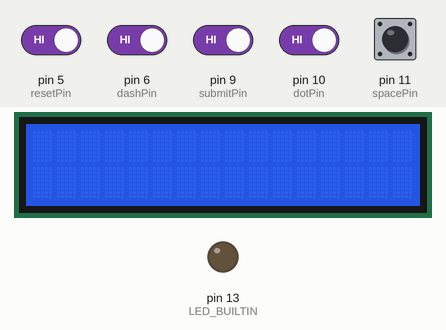
The sketch below on a simulated Arduino Uno, built with avr-gcc and run on an emulated ATmega328P. Parts: 16×2 character LCD, output pins drawn as LEDs (lit = HIGH). Inputs (shaded band) come from the test bench; at power-on: pin 5 (resetPin), pin 6 (dashPin), pin 9 (submitPin), pin 10 (dotPin), pin 11 (spacePin) HIGH. What the sketch prints to the serial monitor is not drawn.

Above: at 1.2 s.
1.3 s: pin 6 (dashPin) driven LOW and pin 9 (submitPin) driven LOW
At 2.3 s:
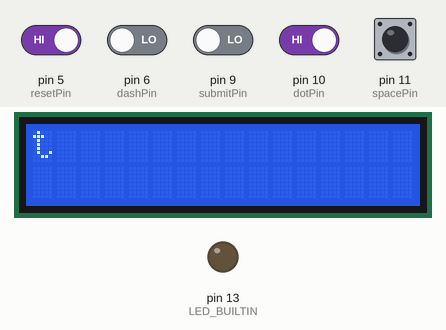
3.3 s: pin 5 (resetPin) driven LOW and pin 10 (dotPin) driven LOW
At 5.2 s:
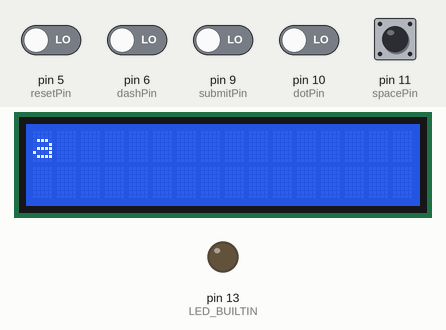
6.3 s: pin 6 (dashPin) driven HIGH
9.3 s: pin 6 (dashPin) driven LOW
12.3 s: pin 5 (resetPin) driven HIGH
Timing chart, 0 to 14.8 s (numbered marks = the images above; inputs shaded):
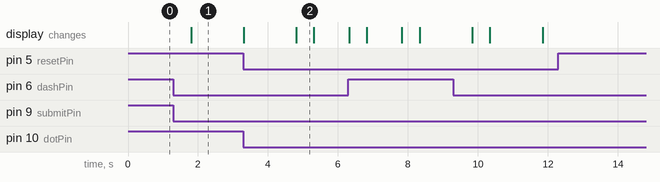

Measured:
- after the input at 1.3 s, the display: changes after 0.51 s (image 1)
- after the input at 3.3 s, the display: first changes at once (image 2 shows a later state)
- after the input at 12.3 s, every drawn part: stays the same
- what the display in image 2 shows lasts 0.5 s, from 4.8 s to 5.3 s

The sketch:

aruduino_with_lcd_working_morse_to_text.ino
```cpp
#include <Wire.h>
#include <LiquidCrystal_I2C.h>

String m = "";
boolean toread = true;

const int dotPin = 10;
const int dashPin = 6;
const int spacePin = 11;
const int submitPin = 9;
const int resetPin = 5;

LiquidCrystal_I2C lcd(0x27, 16, 2); // Adjust the I2C address as needed

void setup() {
  Serial.begin(9600);
  pinMode(LED_BUILTIN, OUTPUT);
  pinMode(dotPin, INPUT_PULLUP);
  pinMode(dashPin, INPUT_PULLUP);
  pinMode(spacePin, INPUT_PULLUP);
  pinMode(submitPin, INPUT_PULLUP);
  pinMode(resetPin, INPUT_PULLUP);

  lcd.init();
  lcd.backlight();
  lcd.clear();
}

void loop() {
  if (digitalRead(resetPin) == LOW) {
    m = "";
    toread = true;
    lcd.clear();
    delay(500); // Debounce delay
  }

  if (toread) {
    if (digitalRead(spacePin) == LOW) {
      m += " ";
      delay(500); // Debounce delay
    }

    if (digitalRead(dotPin) == LOW) {
      m += ".";
      delay(500); // Debounce delay
    }

    if (digitalRead(dashPin) == LOW) {
      m += "-";
      delay(500); // Debounce delay
    }

    if (digitalRead(submitPin) == LOW) {
      toread = false;
      String translatedText = posofdatatoeng(m);
      Serial.println(translatedText);
      scrollText(translatedText);
      delay(500); // Debounce delay
    }
  }
}

String posofdatatoeng(String s) {
  String translatedText = "";
  String morseLetter = "";
  s.trim(); // Remove any leading or trailing spaces

  for (int i = 0; i < s.length(); i++) {
    char c = s.charAt(i);

    if (c == ' ') {
      if (morseLetter.length() > 0) {
        translatedText += data(morseLetter);
        morseLetter = "";
      }
    } else {
      morseLetter += c;
    }
  }

  // Translate the last Morse code letter if any
  if (morseLetter.length() > 0) {
    translatedText += data(morseLetter);
  }

  return translatedText;
}

String data(String nw) {
  char letters[] = { 'a', 'b', 'c', 'd', 'e', 'f', 'g', 'h', 'i', 'j', 'k', 'l',
                  'm', 'n', 'o', 'p', 'q', 'r', 's', 't', 'u', 'v', 'w', 'x',
                  'y', 'z', '1', '2', '3', '4', '5', '6', '7', '8', '9', '0' };

  String codes[] = { ".-", "-...", "-.-.", "-..", ".", "..-.", "--.", "....", "..", ".---",
                  "-.-", ".-..", "--", "-.", "---", ".--.", "--.-", ".-.", "...", "-",
                  "..-", "...-", ".--", "-..-", "-.--", "--..", ".----", "..---", "...--",
                  "....-", ".....", "-....", "--...", "---..", "----.", "-----" };

  for (int i = 0; i < 36; i++) {
    if (nw == codes[i]) {
      return String(letters[i]);
    }
  }
  return ""; // Return empty string if no match found
}

void scrollText(String text) {
  int textLength = text.length();
  int displayWidth = 16; // LCD width

  for (int i = 0; i < textLength - displayWidth + 1; i++) {
    lcd.clear();
    lcd.setCursor(0, 0);
    lcd.print(text.substring(i, i + displayWidth));
    delay(300);
  }

  // Display the last part of the text if it's shorter than the display width
  if (textLength <= displayWidth) {
    lcd.clear();
    lcd.setCursor(0, 0);
    lcd.print(text);
  } else {
    for (int i = 0; i < displayWidth; i++) {
      lcd.clear();
      lcd.setCursor(0, 0);
      lcd.print(text.substring(textLength - displayWidth + i));
      delay(300);
    }
  }
}
```
